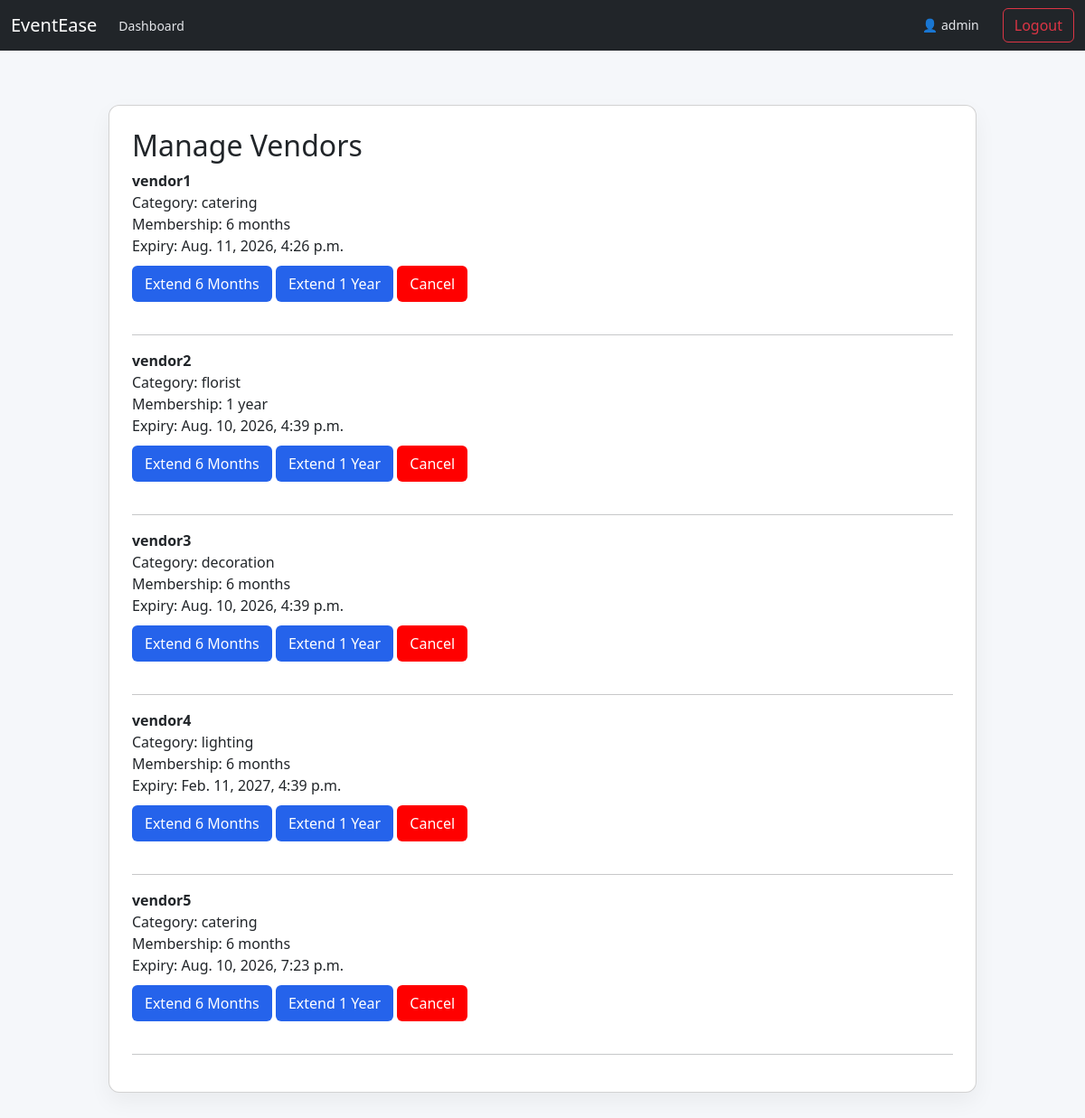
Page /admin-dashboard/vendors/ (signed in) on the committed database.
### eventsapp/models.py (models this page shows, shortened)
class CustomUser(AbstractUser):
    ROLE_CHOICES = (
        ('USER', 'User'),
        ('VENDOR', 'Vendor'),
        ('ADMIN', 'Admin'),
    )
    MEMBERSHIP_CHOICES = (
        ('6m', '6 months'),
        ('1y', '1 year'),
        ('2y', '2 years'),
    )
    VENDOR_CATEGORY = (
        ('catering', 'Catering'),
        ('florist', 'Florist'),
        ('decoration', 'Decoration'),
        ('lighting', 'Lighting'),
    )
    role = models.CharField(max_length=10, choices=ROLE_CHOICES, default='USER')
    vendor_category = models.CharField(max_length=20, choices=VENDOR_CATEGORY, blank=True, null=True)
    membership = models.CharField(max_length=2, choices=MEMBERSHIP_CHOICES, default='6m')
    membership_expiry = models.DateTimeField(blank=True, null=True)

### eventsapp/views.py (the view, shortened to what this page needs)
# urls.py: path('admin-dashboard/vendors/', views.manage_vendors, name='manage_vendors'),
@role_required('ADMIN')
def manage_vendors(request):
    vendors = CustomUser.objects.filter(role='VENDOR')
    return render(request, 'admin/manage_vendors.html', {'vendors': vendors})

### eventsapp/views.py (called while the page is built)
def role_required(role):
    def decorator(view_func):
        @wraps(view_func)
        def _wrapped(request, *args, **kwargs):
            if not request.user.is_authenticated:
                return redirect('login')
            if request.user.role != role:
                messages.error(request, 'Access denied.')
                return redirect('/')
            return view_func(request, *args, **kwargs)
        return _wrapped
    return decorator

### eventsapp/templates/admin/manage_vendors.html (shortened to what this page needs)
{% extends 'base.html' %}
{% block content %}
<div class="card">
    <h2>Manage Vendors</h2>
    {% for vendor in vendors %}
        <div style="margin-bottom:20px;">
            <strong>{{ vendor.username }}</strong><br>
            Category: {{ vendor.vendor_category }}<br>
            Membership: {{ vendor.get_membership_display }}<br>
            Expiry: {{ vendor.membership_expiry }}
            <form method="POST">
                <button name="action" value="extend_6m">Extend 6 Months</button>
                <button name="action" value="extend_1y">Extend 1 Year</button>
                <button name="action" value="cancel" style="background:red;">Cancel</button>
            </form>
        </div>
        <hr>
    {% endfor %}
</div>
{% endblock %}

### eventsapp/templates/base.html (shortened to what this page needs)
<!DOCTYPE html>
<html>
<head>
    <link rel="stylesheet" href="https://cdn.jsdelivr.net/npm/bootstrap@5.3.2/dist/css/bootstrap.min.css">
    <link rel="stylesheet" href="/static/css/style.css">
</head>
<body>
<nav class="navbar navbar-expand-lg navbar-dark bg-dark">
    <div class="container-fluid">
        <a class="navbar-brand" href="/">EventEase</a>
        <div class="collapse navbar-collapse">
            <ul class="navbar-nav me-auto mb-2 mb-lg-0">
                {% if request.user.is_authenticated %}
                    {% if request.user.role == "USER" %}
                        <li class="nav-item"><a href="/user/" class="nav-link">Dashboard</a></li>
                        <li class="nav-item"><a href="/user/membership/" class="nav-link">Membership</a></li>
                    {% elif request.user.role == "VENDOR" %}
                        <li class="nav-item"><a href="/vendor/" class="nav-link">Dashboard</a></li>
                        <li class="nav-item"><a href="/vendor/membership/" class="nav-link">Membership</a></li>
                    {% elif request.user.role == "ADMIN" %}
                        <li class="nav-item"><a href="/admin-dashboard/" class="nav-link">Dashboard</a></li>
                    {% endif %}
                {% endif %}
            </ul>
            <ul class="navbar-nav">
                {% if request.user.is_authenticated %}
                    <li class="nav-item"><span class="nav-link">👤 {{ request.user.username }}</span></li>
                    <li class="nav-item"><a href="/logout/" class="btn btn-outline-danger">Logout</a></li>
                {% else %}
                    <li class="nav-item"><a href="/login/" class="nav-link">Login</a></li>
                    <li class="nav-item"><a href="/register/" class="nav-link">Register</a></li>
                {% endif %}
            </ul>
        </div>
    </div>
</nav>
<div class="container">
    {% block content %}
    {% endblock %}
</div>
</body>
</html>

### eventsapp/static/css/style.css (style rules this page uses)
body { margin: 0; font-family: 'Segoe UI', sans-serif; background: #f5f7fa; }
.container { max-width: 1000px; margin: 40px auto; padding: 20px; }
.card { background: white; padding: 25px; border-radius: 12px; box-shadow: 0 10px 25px rgba(0, 0, 0, 0.05); }
button { background: #2563eb; border: none; padding: 8px 14px; color: white; border-radius: 6px; cursor: pointer; margin-top: 10px; }
.nav-link { margin-right: 18px; color: #e5e7eb; text-decoration: none; font-size: 14px; }

### rows in the picture
CustomUser: user.username "admin"
CustomUser: username "vendor1", vendor_category "catering", membership "6 months", membership_expiry "Aug. 11, 2026, 4:26 p.m."
CustomUser: username "vendor2", vendor_category "florist", membership "1 year", membership_expiry "Aug. 10, 2026, 4:39 p.m."
CustomUser: username "vendor3", vendor_category "decoration", membership "6 months", membership_expiry "Aug. 10, 2026, 4:39 p.m."
CustomUser: username "vendor4", vendor_category "lighting", membership "6 months", membership_expiry "Feb. 11, 2027, 4:39 p.m."
CustomUser: username "vendor5", vendor_category "catering", membership "6 months", membership_expiry "Aug. 10, 2026, 7:23 p.m."
